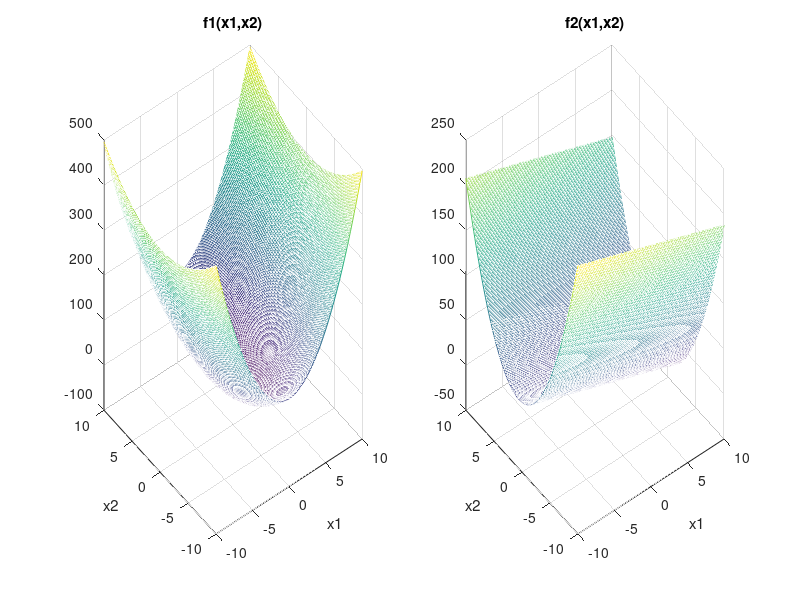
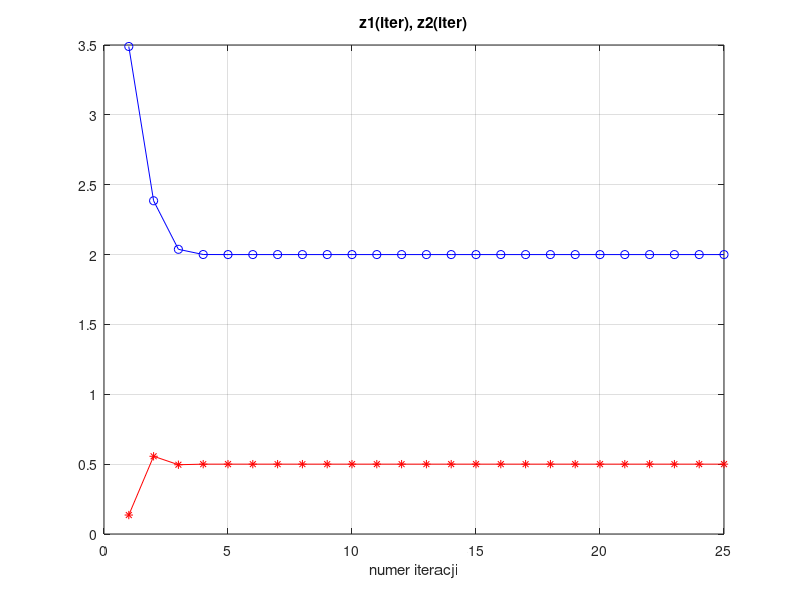

Recreate these plots in MATLAB, in order.
% equnonlin_ndim.m
clear all; close all;

it = 12;
f1 = @(x1,x2) x1.^2 + 4*x2.^2 -5;         % definicja funkcji 1
f2 = @(x1,x2) 2*x1.^2 - 2*x1 -3*x2 -2.5;  % definicja funkcji 2
fp11 = @(x1,x2) 2*x1;                     % definicja pochodnej f1 wzgl. x1
fp12 = @(x1,x2) 8*x2;                     % definicja pochodnej f1 wzgl. x2
fp21 = @(x1,x2) 4*x1-2;                   % definicja pochodnej f2 wzgl. x1
fp22 = @(x1,x2) -3;                       % definicja pochodnej f2 wzgl. x2

figure; x1=-10:0.1:10; x2=-10:0.1:10;
subplot(121); mesh( x1, x2, feval(f1,x1',x2) ); title('f1(x1,x2)'); xlabel('x1'); ylabel('x2');
subplot(122); mesh( x1, x2, feval(f2,x1',x2) ); title('f2(x1,x2)'); xlabel('x1'); ylabel('x2'); pause

x1=0.8; x2=0.2;                       % punkt startowy [x1=0.8; x2=0.2]
zk = [x1; x2];                        % pierwsza estymata miejsc zerowych        
Kiter = 25; zhist = zeros(2,Kiter);   % liczba iteracji, historia estymat zer 
for k = 1 : Kiter
    k
    fk = [ feval(f1,zk(1),zk(2));   feval(f2,zk(1),zk(2)) ],
    Jk = [ feval(fp11,zk(1),zk(2)), feval(fp12,zk(1),zk(2)); ...
           feval(fp21,zk(1),zk(2)), feval(fp22,zk(1),zk(2)) ],
    d = -Jk\fk,                    % -Jk\fk ALBO -inv(Jk)*fk
    zk = zk + d,                   % modyfikacja estymaty miejsc zerowych
    zhist(:,k) = zk;               % zapamietaj
  % pause
end
zk,                                % pokaz wynik
zero_f1 = feval(f1,zk(1),zk(2)),   % sprawdz zerowanie sie funkcji 1
zero_f2 = feval(f2,zk(1),zk(2)),   % sprawdz zerowanie sie funkcji 2
figure; plot(1:Kiter,zhist(1,:),'bo-',1:Kiter,zhist(2,:),'r*-' ); grid;
xlabel('numer iteracji'); title('z1(iter), z2(iter)');
